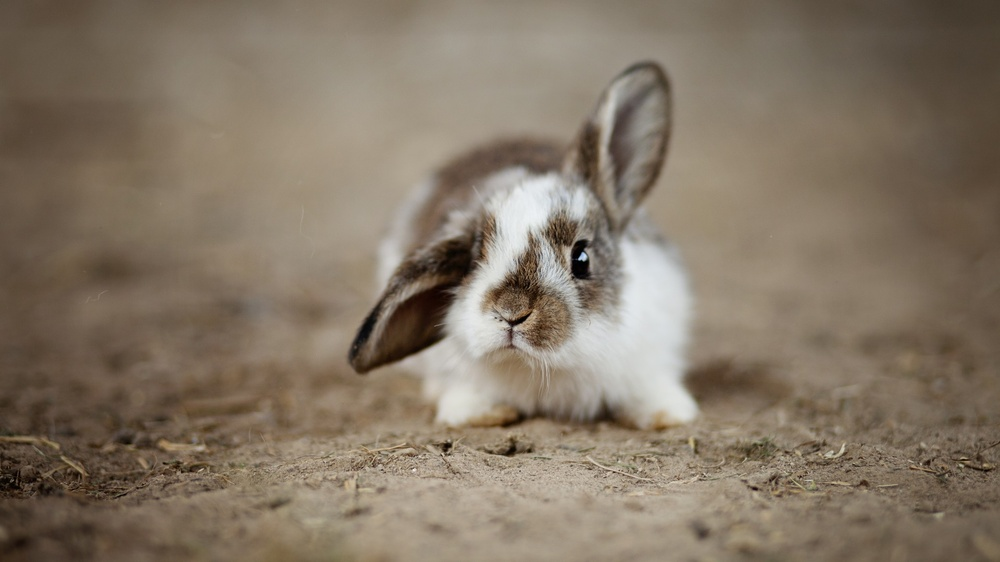
#> input picture opencv/base_use/img/rabbit1.jpg, 1000 x 562 px, shrunk from 1920 x 1080 before the run, found by its file name
$ jupyter execute calculate.ipynb
#> lines starting #> are read from the running program, lines starting #| are printed output that depends on the picture
## 数值计算

[cell 1]
import cv2

[cell 2]
def imshow(name, img):
    cv2.imshow(name, img)
    cv2.waitKey(0)
    cv2.destroyAllWindows()

[cell 3]
rabbit = cv2.imread('.\\img\\rabbit1.jpg', cv2.IMREAD_COLOR)
#> rabbit is the input picture: shape (562, 1000, 3); mean B, G, R 101.6, 118.2, 131.8
cat = cv2.imread('.\\img\\cat1.jpg', cv2.IMREAD_COLOR)
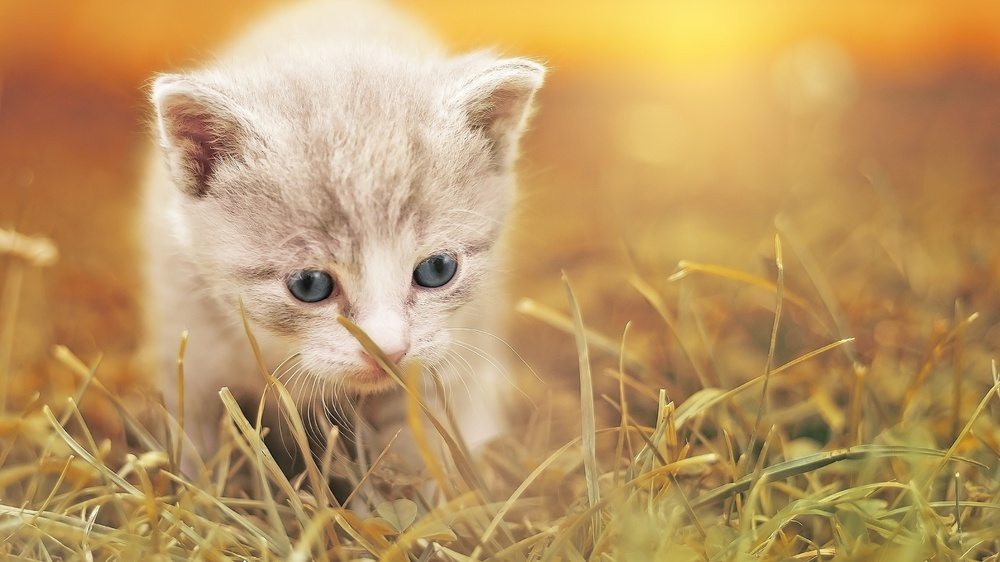
#> input picture opencv/base_use/img/cat1.jpg, 1000 x 562 px, shrunk from 1920 x 1080 before the run, found by its file name
#> cat is the input picture: shape (562, 1000, 3); mean B, G, R 100.2, 152.9, 189.8

[cell 4]
print(rabbit.shape, cat.shape)
#| (562, 1000, 3) (562, 1000, 3)

[cell 5]
rabbit_add255 = rabbit+255 # uint8 -> (a+b)%0x100
print(rabbit[:5,:,0])
#> (printed output is left out)
print(rabbit_add255[:5,:,0])
#> (printed output is left out)
imshow('rabbit_add255', rabbit_add255)

[cell 6]
rabbit_add_cat = cv2.add(rabbit, cat) # less or equals 255
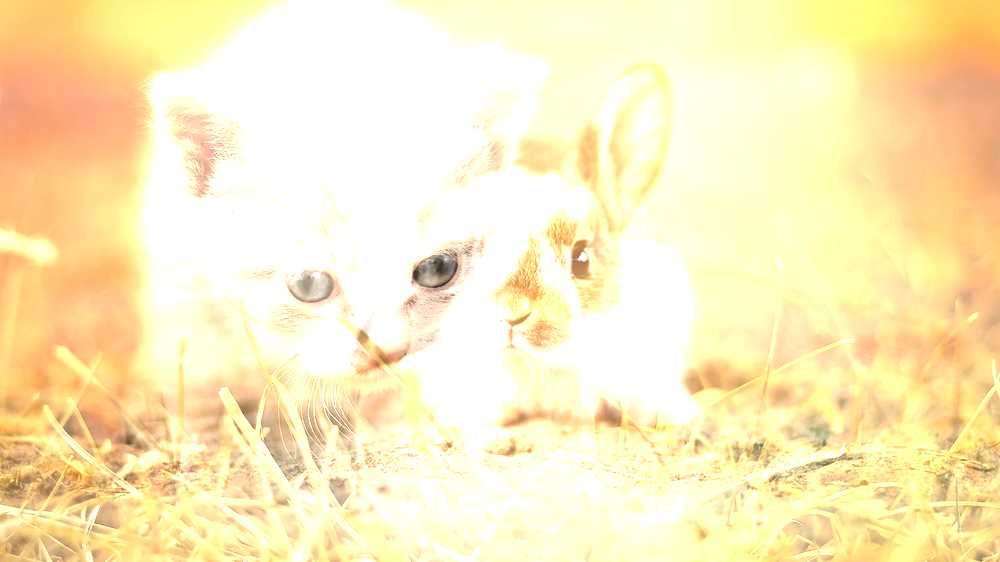
#> rabbit_add_cat: shape (562, 1000, 3); mean B, G, R 190.9, 236.9, 252.6
imshow('rabbit_add_cat', rabbit_add_cat)

[cell 7]
rabbit_add_cat = cv2.addWeighted(rabbit, 0.4, cat, 0.6, 0)
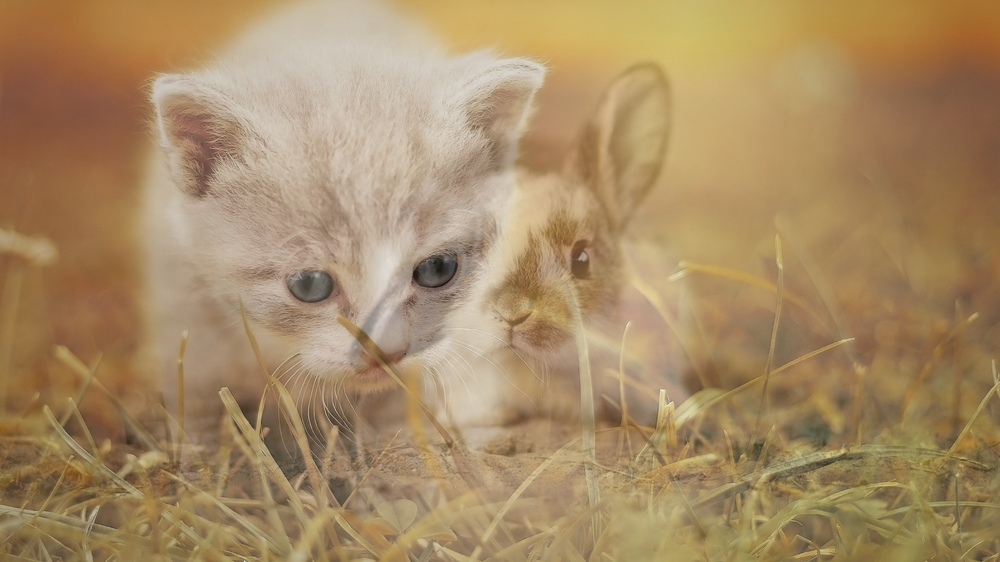
#> rabbit_add_cat: shape (562, 1000, 3); mean B, G, R 100.7, 139, 166.6
imshow('rabbit_add_cat', rabbit_add_cat)
